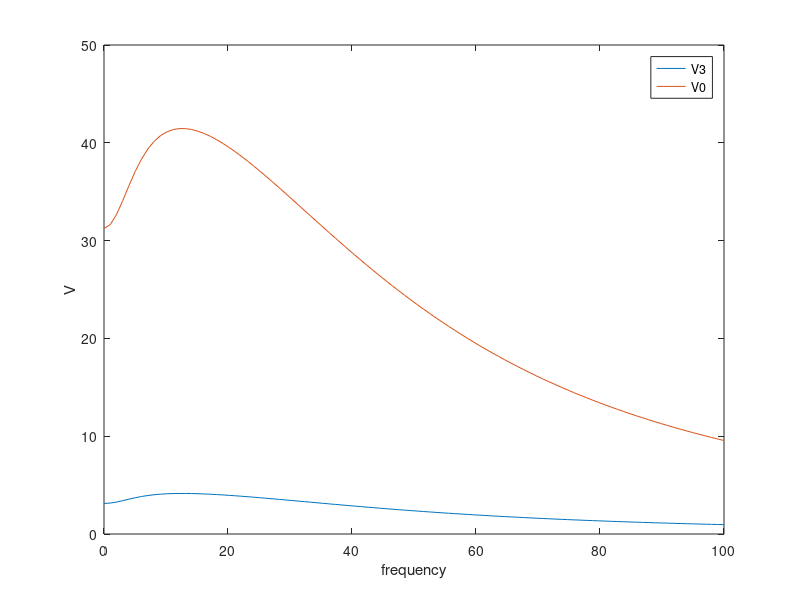
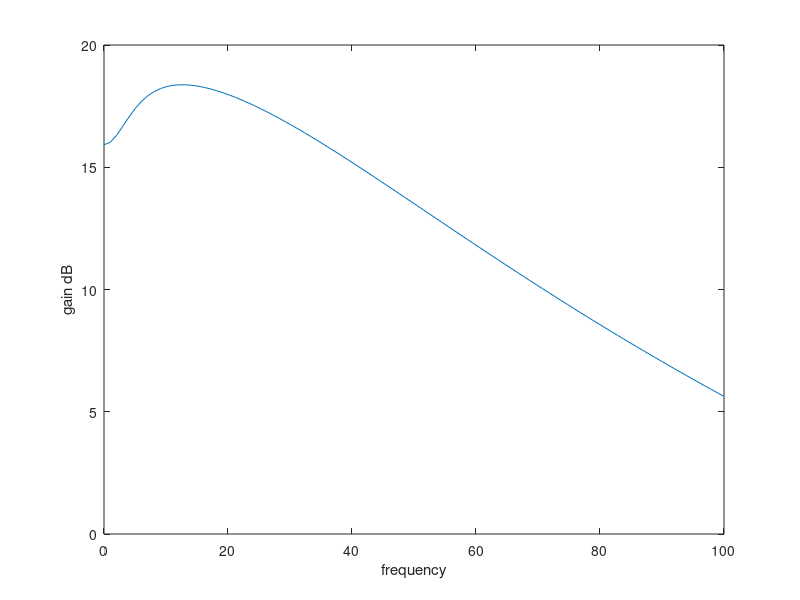

Recreate these plots in MATLAB, in order.
set(0,'DefaultFigureWindowStyle','docked')
clc 
clear
R1=1;
C=0.25;
R2=2;
L=0.2;
R3=10;
a=100;
R4=0.1;
R0=1000;
G1=1/R1;
G2=1/R2;
G3=1/R3;
G4=1/R4;
G0=1/R0;
w=pi;
G= [ G1 -G1 0 0 0 1 0;
    1 0 0 0 0 0 0; 
    -G1 G1+G2 0 0 0 0 1;
    0 0 -G3 0 0 0 1;
    0 0 0 -G4 G4+G0 0 0;
    0 0 a*G3 -1 0 0 0;
    0 1 -1 0 0 0 0];
C= [ C -C 0 0 0 0 0;
    0 0 0 0 0 0 0;
    -C C 0 0 0 0 0;
    0 0 0 0 0 0 0;
    0 0 0 0 0 0 0;
    0 0 0 0 0 0 0;
    0 0 0 0 0 0 L];
V_3=zeros(100,1);
V_5=zeros(100,1);
V1=5;
n=100;
w=linspace(0,100,n);
for i=1:n
    F= [0; V1; 0; 0;0;0;0];
    H=G+j.*w(i).*C;
    V=H\F;
    V_3(i)=V(3,:);
    V_5(i)=V(5,:);   
end
figure(2)
plot(w,real(V_3))
hold on
plot(w,real(V_5))
legend('V3','V0')
xlabel('frequency')
ylabel('V')
figure (3)
gain=20*log10(real(V_5)/V1);
plot(w,real(gain))
xlabel('frequency')
ylabel('gain dB')